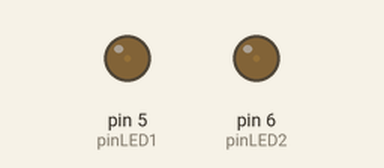
The sketch below on a simulated Arduino Uno, built with avr-gcc and run on an emulated ATmega328P. Parts: output pins drawn as LEDs (lit = HIGH).

Above: at 0.05 s.
At 1.15 s:
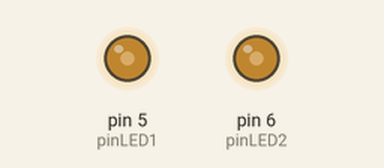
At 2.3 s:
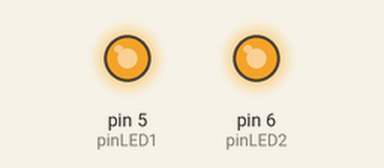
At 4.6 s:
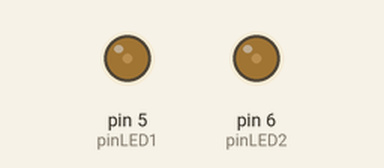
Timing chart, 0 to 6.7 s (numbered marks = the images above):
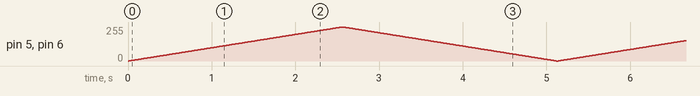

The sketch:

ex5_ledpwm.ino
```cpp
// Maximum value of PWM
#define MAX_PWM 255

#define pinLED1 5
#define pinLED2 6

void setup()
{
  //Don't need to set pinMode() at pwm
}


void loop()
{
  int i=0;

  for(i = 0; i <= MAX_PWM; i++)
  {
    analogWrite(pinLED1,i);
    analogWrite(pinLED2,i);
    delay(10); // 255번 * 10ms -> 약 2.5s
  }
  for(i = MAX_PWM; i >= 0; i--)
  {
    analogWrite(pinLED1,i);
    analogWrite(pinLED2,i);
    delay(10);
  }
}
```
